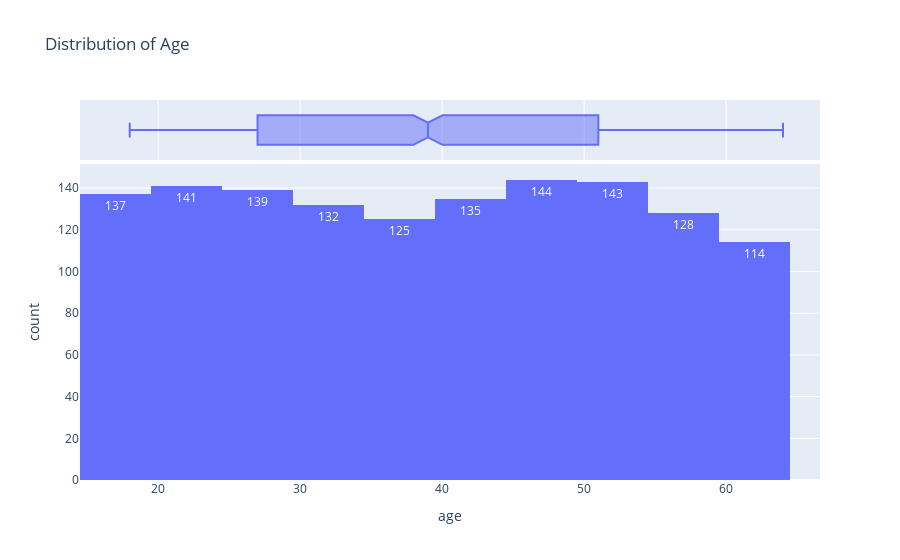

The notebook cell this image was saved under:
### Code cell
df = data1
figure = px.histogram(data_frame = df,
                     x = 'age',
                     text_auto = True,
                     marginal = "box",
                      nbins = 15,
                     title = "Distribution of Age")
figure.show()

### Figure 1 — Plotly figure (JSON) as saved in the notebook; plotly's stock layout.template omitted (floating-point values rounded to 4 significant figures; data arrays with more than 128 entries replaced by an {"elided": "..."} marker saying what was removed)
{"data": [{"alignmentgroup": "True", "bingroup": "x", "hovertemplate": "age=%{x}<br>count=%{y}<extra></extra>", "legendgroup": "", "marker": {"color": "#636efa", "pattern": {"shape": ""}}, "name": "", "nbinsx": 15, "offsetgroup": "", "orientation": "v", "showlegend": false, "texttemplate": "%{value}", "type": "histogram", "x": {"elided": "1338 int values"}, "xaxis": "x", "yaxis": "y"}, {"alignmentgroup": "True", "hovertemplate": "age=%{x}<extra></extra>", "legendgroup": "", "marker": {"color": "#636efa"}, "name": "", "notched": true, "offsetgroup": "", "showlegend": false, "type": "box", "x": {"elided": "1338 int values"}, "xaxis": "x2", "yaxis": "y2"}], "layout": {"barmode": "relative", "legend": {"tracegroupgap": 0}, "title": {"text": "Distribution of Age"}, "xaxis": {"anchor": "y", "domain": [0, 1], "title": {"text": "age"}}, "xaxis2": {"anchor": "y2", "domain": [0, 1], "matches": "x", "showgrid": true, "showticklabels": false}, "yaxis": {"anchor": "x", "domain": [0, 0.8316], "title": {"text": "count"}}, "yaxis2": {"anchor": "x2", "domain": [0.8416, 1], "matches": "y2", "showgrid": false, "showline": false, "showticklabels": false, "ticks": ""}}}
